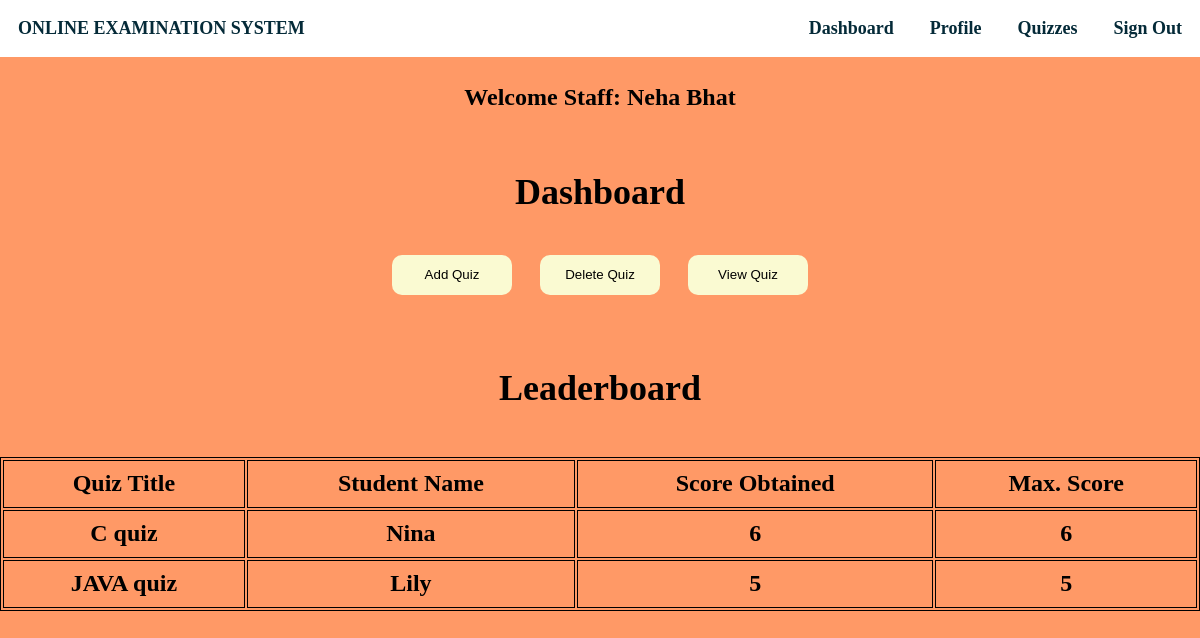
Screenshot of /homestaff.php (signed in) with the database file from the repository.
### tables this page shows
CREATE TABLE IF NOT EXISTS `staff` (
  `staffid` varchar(10) NOT NULL,
  `name` varchar(20) NOT NULL,
  `mail` varchar(30) NOT NULL,
  `phno` varchar(10) NOT NULL,
  `gender` varchar(1) NOT NULL,
  `DOB` varchar(10) NOT NULL,
  `pw` varchar(200) NOT NULL,
  `dept` varchar(3) DEFAULT NULL,
  PRIMARY KEY (`mail`),
  UNIQUE KEY `mail` (`mail`,`phno`),
  UNIQUE KEY `staffid` (`staffid`)
);

CREATE TABLE IF NOT EXISTS `score` (
  `slno` int(11) NOT NULL AUTO_INCREMENT,
  `score` int(11) NOT NULL,
  `quizid` int(11) NOT NULL,
  `mail` varchar(30) DEFAULT NULL,
  `totalscore` int(11) DEFAULT NULL,
  `remark` varchar(20) DEFAULT NULL,
  PRIMARY KEY (`slno`),
  KEY `quizid` (`quizid`),
  KEY `mail` (`mail`)
);

CREATE TABLE IF NOT EXISTS `quiz` (
  `quizid` int(11) NOT NULL AUTO_INCREMENT,
  `quizname` varchar(20) NOT NULL,
  `date_created` timestamp NOT NULL DEFAULT CURRENT_TIMESTAMP,
  `mail` varchar(30) DEFAULT NULL,
  PRIMARY KEY (`quizid`),
  KEY `mail` (`mail`),
  KEY `quizid` (`quizid`)
);

CREATE TABLE IF NOT EXISTS `student` (
  `usn` varchar(10) NOT NULL,
  `name` varchar(20) NOT NULL,
  `mail` varchar(30) NOT NULL,
  `phno` varchar(10) NOT NULL,
  `gender` varchar(1) NOT NULL,
  `DOB` varchar(10) NOT NULL,
  `pw` varchar(200) NOT NULL,
  `dept` varchar(3) DEFAULT NULL,
  PRIMARY KEY (`mail`),
  UNIQUE KEY `mail` (`mail`),
  UNIQUE KEY `phno` (`phno`),
  UNIQUE KEY `usn` (`usn`),
  KEY `dept` (`dept`)
);

### homestaff.php (the view, shortened to what this page needs)
<html>
<head>
</head>
<?php
                $conn = mysqli_connect("localhost", "root", "", "project");if (!$conn) {
    echo "<script>alert(\"Database error retry after some time !\")</script>";
} else {
    $type1 = $_SESSION["type"];
    $username1 = $_SESSION["username"];
    $sql = "select * from " . $type1 . " where mail='{$username1}'";
    $res =   mysqli_query($conn, $sql);
    if ($res == true) {
        while ($row = mysqli_fetch_array($res)) {
            $dbname = $row['name'];
        }
    }
}
?>
<body style="margin: 0 !important;font-weight: bolder !important;font-family: 'Times New Roman', Times New Roman, monospace;height:auto; color:#000000">
    <div id="main" style="background-color: #ff9966;height: auto;color:#fff !important">
        <div class="navbar" style="display: inline-flex;width: 100%;color:#042A38;position:fixed;">
            <section style="margin: 1.5vw;">ONLINE EXAMINATION SYSTEM</section>
            <ul style="display: inline-flex;padding: 0 !important;margin: 0;float: right;right: 0;position: fixed;width: 50vw;">
                <li onclick="dash()">Dashboard</li>
                <li onclick="prof()">Profile</li>
                <li onclick="score()">Quizzes</li>
                <li onclick="lo()">Sign Out</li>
            </ul>
        </div><br><br>
        <center><section style="width:100vw;margin:0vw;margin-top:4vw;font-size:2vw;color: #000000">Welcome Staff:&nbsp;<?php echo $dbname ?></section></center>
        <section class="dash" style="margin: 5vw;width: 90vw;">
            <center><h1 style="font-weight:bolder;font-size:3vw; color: #000000">Dashboard</h1></center>
           <center> <button onclick="addquiz()">Add Quiz</button>            <button onclick="delquiz()">Delete Quiz</button>         <button onclick="viewq()">View Quiz</button></center>
        </section>
        <section style="color:#000000 !important">
            <?php
            $sql="select quizname,s.name,score,totalscore from student s,staff st,score sc,quiz q where q.quizid=sc.quizid and s.mail=sc.mail and q.mail=st.mail and q.mail='{$username1}' ORDER BY score DESC";
            $res=mysqli_query($conn,$sql);
            if($res)
            {
                echo "<center><h1 style=\"font-size: 3vw\">Leaderboard</h1></center>";
                echo "<table id=\"le\"><thead><tr><td>Quiz Title</td>&nbsp;<td>Student Name</td><td>Score Obtained</td><td>Max. Score</td></tr></thead>";
                while ($row = mysqli_fetch_assoc($res)) {
                    echo "<tr><td>".$row["quizname"]."</td><td>".$row["name"]."</td><td>".$row["score"]."</td><td>".$row["totalscore"]."</td></tr>";
                }
                echo "</table><br><br>";
            }
            else{
                echo mysqli_error($conn);
            }
            ?>
        </section>
    </div>
</body>
</html>

### homestaff.php (style rules this page uses)
#main { min-height: 100% !important; }
table { border: 1px solid black; width: 100% !important; font-weight: bolder; font-size: 2vw; color: #042A38; }
td { border: 1px solid black; width: 20%; font-weight: bolder; font-size: 2vw; }
li { margin: 1.5vw; }
ul { list-style: none; width: auto !important; }
.navbar { background-color: #fff!important; font-size: 1.5vw; }
button { height: 5vh; width: 10vw; background-color: lightgoldenrodyellow; color: black; outline: none; border: none; border-radius: 10px; margin: 1vw; }
::placeholder { font-weight: bold; font-family: 'Times New Roman', Times New Roman, monospace; }
table { width: 90vw; margin-left: 5vw; margin-right: 5vw; align-content: center; border: 1px solid black; }
thead { font-weight:900; font-size: 1.5vw; }
td { width: auto; border: 1px solid black; text-align: center; height: 4vw; font-weight: bold; }
#le { width: 90vw; margin: 0; color: #000000; }

### rows the page displays
staff: name "Neha Bhat"
score: quizid.quizname "C quiz", mail.name "Nina", score "6", totalscore "6"
score: quizid.quizname "JAVA quiz", mail.name "Lily", score "5", totalscore "5"
